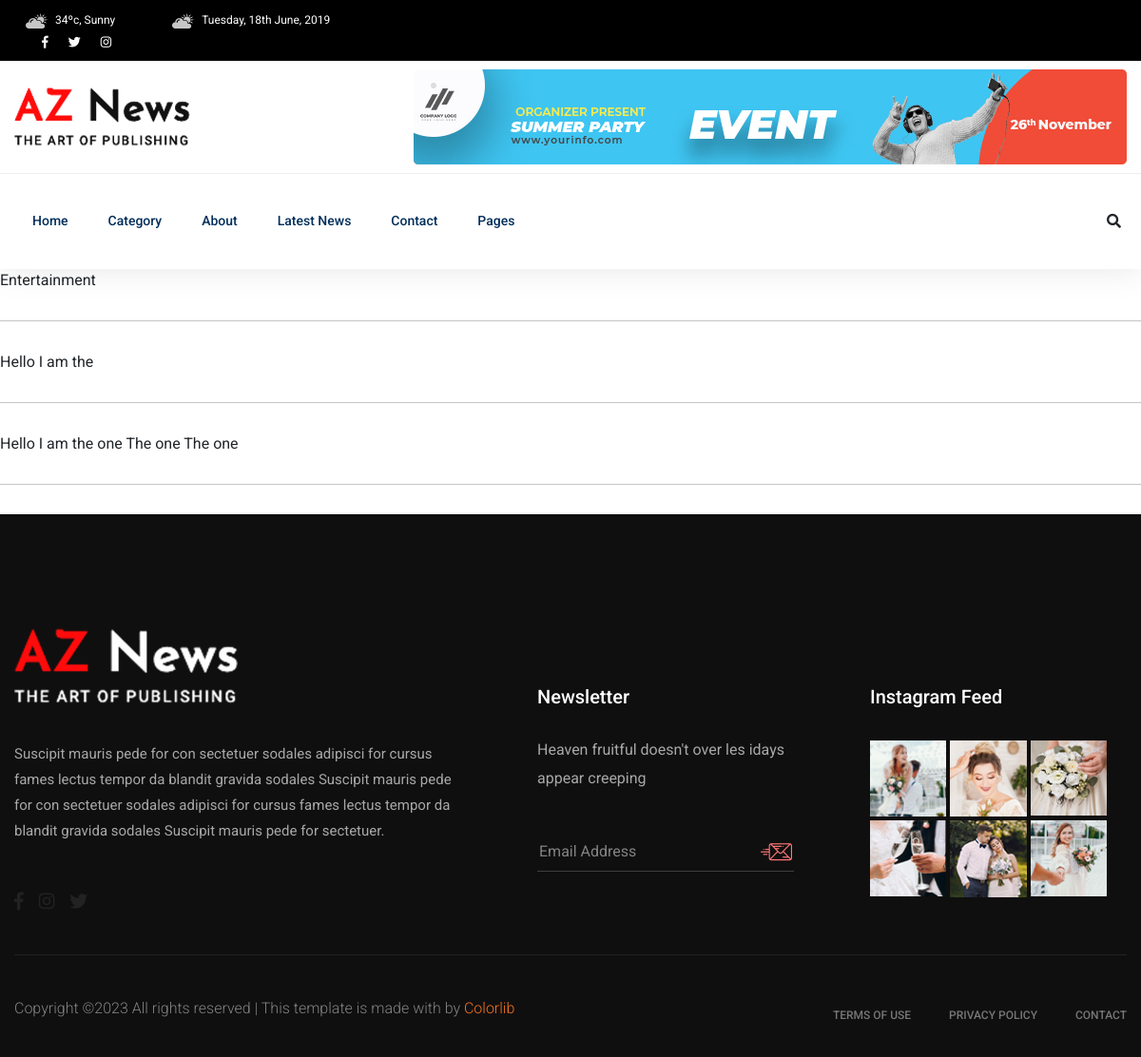
/profile/ashok, run on the app's committed database.
### home/models.py (models this page shows, shortened)
class Post(models.Model):
    CHOICES = (
        ('EN', 'English'),
        ('NP', 'Nepali'),
    )
    title = models.CharField(max_length=100)
    timestamp = models.DateField(auto_now_add=True)
    thumbnail = models.ImageField(upload_to='post_thumbs')
    author = models.ForeignKey(Author, on_delete=models.CASCADE)
    categories = models.ForeignKey(Category, on_delete=models.CASCADE)
    content = RichTextUploadingField(blank=True, null=True,config_name='default')
    language=models.CharField(max_length=40, choices=CHOICES)
    slug = models.SlugField(null=False, blank=True, unique=True)

### home/views.py (the view)
# urls.py: path('profile/<slug:slug>', AdminView, name='adminpage'),
def AdminView(request, slug):
    author=Author.objects.get(slug=slug)
    searched=Post.objects.filter(author__slug=slug).order_by('-id')
    page = request.GET.get('page', 1)
    paginator = Paginator(searched, 6)
    try:
        a_post = paginator.page(page)
    except PageNotAnInteger:
        a_post = paginator.page(1)
    except EmptyPage:
        a_post = paginator.page(paginator.num_pages)
    context={
        'posts':a_post,
        'author':author,
    }
    return render(request, 'home/admin.html', context)

### home/models.py (called while the page is built)
    def __str__(self):
        return self.user.username

### templates/home/admin.html (shortened to what this page needs)
{% extends 'base.html' %}
{% load static %}
{% block content %}
{% for post in posts %}
{{post.title}}
<br>
<hr>
{% endfor %}
{% endblock content %}

### data on the page
Post: title "Entertainment"
Post: title "Hello I am the"
Post: title "Hello I am the one The one The one"
